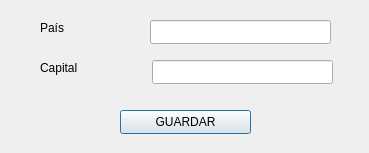
<?xml version="1.0" encoding="UTF-8"?>
<ui version="4.0">
 <class>Edit</class>
 <widget class="QDialog" name="Edit">
  <property name="geometry">
   <rect>
    <x>0</x>
    <y>0</y>
    <width>369</width>
    <height>153</height>
   </rect>
  </property>
  <property name="windowTitle">
   <string>Dialog</string>
  </property>
  <widget class="QLineEdit" name="txtPais">
   <property name="geometry">
    <rect>
     <x>150</x>
     <y>20</y>
     <width>181</width>
     <height>24</height>
    </rect>
   </property>
  </widget>
  <widget class="QLineEdit" name="txtCapital">
   <property name="geometry">
    <rect>
     <x>152</x>
     <y>60</y>
     <width>181</width>
     <height>24</height>
    </rect>
   </property>
  </widget>
  <widget class="QLabel" name="label">
   <property name="geometry">
    <rect>
     <x>40</x>
     <y>20</y>
     <width>49</width>
     <height>16</height>
    </rect>
   </property>
   <property name="text">
    <string>País</string>
   </property>
  </widget>
  <widget class="QLabel" name="label_2">
   <property name="geometry">
    <rect>
     <x>40</x>
     <y>60</y>
     <width>49</width>
     <height>16</height>
    </rect>
   </property>
   <property name="text">
    <string>Capital</string>
   </property>
  </widget>
  <widget class="QPushButton" name="btnEdit">
   <property name="geometry">
    <rect>
     <x>120</x>
     <y>110</y>
     <width>131</width>
     <height>24</height>
    </rect>
   </property>
   <property name="text">
    <string>GUARDAR</string>
   </property>
  </widget>
 </widget>
 <resources/>
 <connections/>
</ui>
